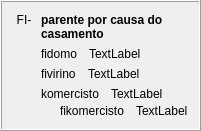
            <widget class="QFrame" name="frame_12">
             <property name="frameShape">
              <enum>QFrame::Box</enum>
             </property>
             <property name="frameShadow">
              <enum>QFrame::Raised</enum>
             </property>
             <layout class="QHBoxLayout" name="horizontalLayout_5">
              <item>
               <widget class="QLabel" name="label_259">
                <property name="sizePolicy">
                 <sizepolicy hsizetype="Maximum" vsizetype="Preferred">
                  <horstretch>0</horstretch>
                  <verstretch>0</verstretch>
                 </sizepolicy>
                </property>
                <property name="text">
                 <string> FI- </string>
                </property>
                <property name="alignment">
                 <set>Qt::AlignHCenter|Qt::AlignTop</set>
                </property>
                <property name="tipo" stdset="0">
                 <string>afikso</string>
                </property>
               </widget>
              </item>
              <item>
               <layout class="QVBoxLayout" name="verticalLayout_11">
                <item>
                 <widget class="QLabel" name="Lec08_Label16">
                  <property name="styleSheet">
                   <string notr="true">font-weight: bold;</string>
                  </property>
                  <property name="text">
                   <string>parente por causa do casamento</string>
                  </property>
                  <property name="wordWrap">
                   <bool>true</bool>
                  </property>
                 </widget>
                </item>
                <item>
                 <layout class="QHBoxLayout" name="horizontalLayout_540">
                  <property name="spacing">
                   <number>12</number>
                  </property>
                  <item>
                   <widget class="neklakebla_nova" name="Lec08_Button9">
                    <property name="text">
                     <string>fidomo</string>
                    </property>
                    <property name="wordWrap">
                     <bool>true</bool>
                    </property>
                   </widget>
                  </item>
                  <item>
                   <widget class="QLabel" name="Lec08_Label17">
                    <property name="sizePolicy">
                     <sizepolicy hsizetype="Expanding" vsizetype="Preferred">
                      <horstretch>0</horstretch>
                      <verstretch>0</verstretch>
                     </sizepolicy>
                    </property>
                    <property name="text">
                     <string>TextLabel</string>
                    </property>
                    <property name="wordWrap">
                     <bool>true</bool>
                    </property>
                   </widget>
                  </item>
                 </layout>
                </item>
                <item>
                 <layout class="QHBoxLayout" name="horizontalLayout_541">
                  <property name="spacing">
                   <number>12</number>
                  </property>
                  <item>
                   <widget class="neklakebla_nova" name="Lec08_Button10">
                    <property name="text">
                     <string>fivirino</string>
                    </property>
                    <property name="wordWrap">
                     <bool>true</bool>
                    </property>
                   </widget>
                  </item>
                  <item>
                   <widget class="QLabel" name="Lec08_Label18">
                    <property name="sizePolicy">
                     <sizepolicy hsizetype="Expanding" vsizetype="Preferred">
                      <horstretch>0</horstretch>
                      <verstretch>0</verstretch>
                     </sizepolicy>
                    </property>
                    <property name="text">
                     <string>TextLabel</string>
                    </property>
                    <property name="wordWrap">
                     <bool>true</bool>
                    </property>
                   </widget>
                  </item>
                 </layout>
                </item>
                <item>
                 <layout class="QVBoxLayout" name="verticalLayout_9">
                  <property name="spacing">
                   <number>3</number>
                  </property>
                  <item>
                   <layout class="QHBoxLayout" name="horizontalLayout_542">
                    <property name="spacing">
                     <number>12</number>
                    </property>
                    <item>
                     <widget class="neklakebla_nova" name="Lec08_Button113">
                      <property name="text">
                       <string>komercisto</string>
                      </property>
                      <property name="wordWrap">
                       <bool>true</bool>
                      </property>
                     </widget>
                    </item>
                    <item>
                     <widget class="QLabel" name="Lec08_Label158">
                      <property name="sizePolicy">
                       <sizepolicy hsizetype="Expanding" vsizetype="Preferred">
                        <horstretch>0</horstretch>
                        <verstretch>0</verstretch>
                       </sizepolicy>
                      </property>
                      <property name="text">
                       <string>TextLabel</string>
                      </property>
                      <property name="wordWrap">
                       <bool>true</bool>
                      </property>
                     </widget>
                    </item>
                   </layout>
                  </item>
                  <item>
                   <layout class="QHBoxLayout" name="horizontalLayout_543">
                    <property name="spacing">
                     <number>12</number>
                    </property>
                    <item>
                     <widget class="label_sago_reversa" name="label_350">
                      <property name="sizePolicy">
                       <sizepolicy hsizetype="Maximum" vsizetype="Preferred">
                        <horstretch>0</horstretch>
                        <verstretch>0</verstretch>
                       </sizepolicy>
                      </property>
                      <property name="text">
                       <string/>
                      </property>
                      <property name="pixmap">
                       <pixmap resource="../resources/ikonoj.qrc">:/ikonoj/sago_revena.png</pixmap>
                      </property>
                     </widget>
                    </item>
                    <item>
                     <widget class="neklakebla_nova" name="Lec08_Button114">
                      <property name="text">
                       <string>fikomercisto</string>
                      </property>
                      <property name="wordWrap">
                       <bool>true</bool>
                      </property>
                     </widget>
                    </item>
                    <item>
                     <widget class="QLabel" name="Lec08_Label159">
                      <property name="sizePolicy">
                       <sizepolicy hsizetype="Expanding" vsizetype="Preferred">
                        <horstretch>0</horstretch>
                        <verstretch>0</verstretch>
                       </sizepolicy>
                      </property>
                      <property name="text">
                       <string>TextLabel</string>
                      </property>
                      <property name="wordWrap">
                       <bool>true</bool>
                      </property>
                     </widget>
                    </item>
                   </layout>
                  </item>
                 </layout>
                </item>
               </layout>
              </item>
             </layout>
            </widget>
